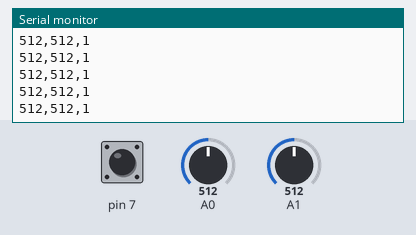
This sketch was run on a simulated Arduino Uno, built with avr-gcc and run on an emulated ATmega328P. On the bench: the last lines printed to the serial monitor. The test bench sets the inputs (shaded band); at power-on: A1 = 512, A0 = 512, pin 7 HIGH.

Above: at 4.2 s.
4.3 s: A1 set to 989
At 5.3 s:
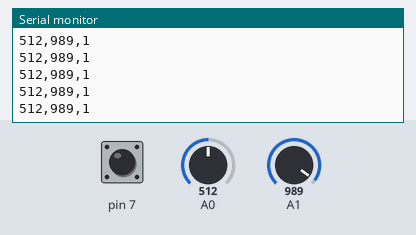
7.3 s: A1 set to 1018
At 8.4 s:
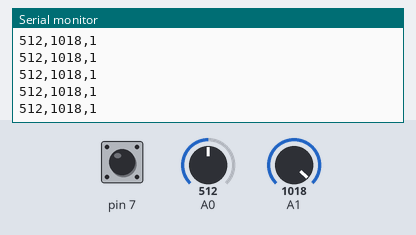
11.9 s: A0 set to 104
At 12.4 s:
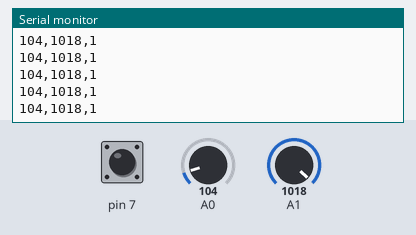
14.9 s: A0 set to 88
At 16.0 s:
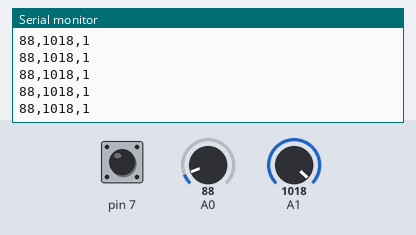
Timing chart, 0 to 17.4 s (numbered marks = the images above; inputs shaded):
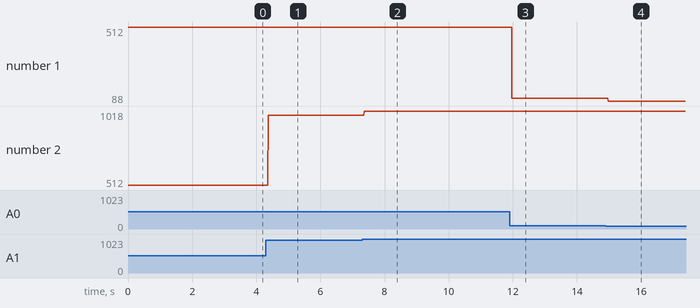

The sketch:

inputs_x3.ino
```cpp
void setup() {
  Serial.begin(9600);
  pinMode(7, INPUT_PULLUP);
}

void loop() {
  int potVal = analogRead(A0);
  int lightVal = analogRead(A1);
  int buttonVal = digitalRead(7);

  Serial.print(potVal);
  Serial.print(',');
  Serial.print(lightVal);
  Serial.print(',');
  Serial.print(buttonVal);
  Serial.println();
}
```

Measured:
- after the input at 4.3 s, the serial monitor: prints a new line after 0.07 s (image 1)
- after the input at 7.3 s, the serial monitor: prints a new line after 0.07 s (image 2)
- after the input at 11.9 s, the serial monitor: prints a new line after 0.07 s (image 3)
- after the input at 14.9 s, the serial monitor: prints a new line after 0.07 s (image 4)
- plotted number 1: 512 → 104 after the input at 11.9 s, 104 → 88 after the input at 14.9 s
- plotted number 2: 512 → 989 after the input at 4.3 s, 989 → 1018 after the input at 7.3 s
